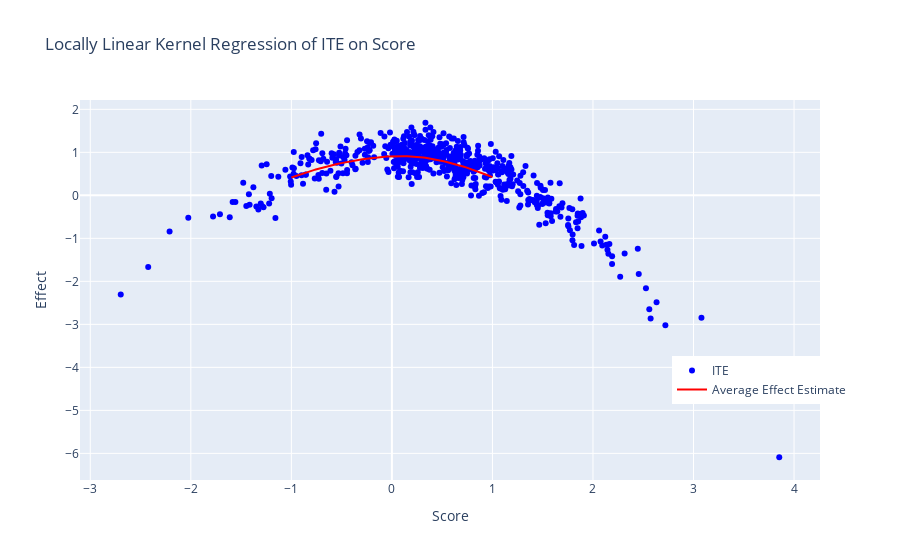

The cell this chart's notebook holds for it:
### Markdown cell above
### Oracle Values and Comparisons

The generated oracle values for the potential outcomes can be used in a kernel regression to get an oracle estimator at the cutoff. 

Since in the fuzzy design, we calculate the treatment effect on the treated, we drop defiers for the oracle computation.

### Code cell
complier_mask = ((data_dict["score"] < 0) & (data_dict["D"] == False)) | ((data_dict["score"] > 0) & (data_dict["D"] == True))
ite = data_dict['oracle_values']['Y1'][complier_mask] - data_dict['oracle_values']['Y0'][complier_mask]
score = data_dict['score'][complier_mask]

oracle_model = KernelReg(endog=ite, exog=score, reg_type='ll', var_type='c', ckertype='gaussian')

score_grid = np.linspace(-1, 1, 100)
oracle_effects, _ = oracle_model.fit(score_grid)


scatter = go.Scatter(
    x=score,
    y=ite,
    mode='markers',
    name='ITE',
    marker=dict(color='blue')
)
line = go.Scatter(
    x=score_grid,
    y=oracle_effects,
    mode='lines',
    name='Average Effect Estimate',
    line=dict(color='red')
)


fig = go.Figure(data=[scatter, line])
fig.update_layout(
    title='Locally Linear Kernel Regression of ITE on Score',
    xaxis_title='Score',
    yaxis_title='Effect',
    legend=dict(x=0.8, y=0.2)
)

print(f"The oracle LATE is estimated as {oracle_model.fit([0])[0][0]}")

fig.show()

### Figure 1 — Plotly figure (JSON) as saved in the notebook; plotly's stock layout.template omitted (floating-point values rounded to 4 significant figures; data arrays with more than 128 entries replaced by an {"elided": "..."} marker saying what was removed)
{"data": [{"marker": {"color": "blue"}, "mode": "markers", "name": "ITE", "type": "scatter", "x": {"elided": "601 float values"}, "y": {"elided": "601 float values"}}, {"line": {"color": "red"}, "mode": "lines", "name": "Average Effect Estimate", "type": "scatter", "x": [-1, -0.9798, -0.9596, -0.9394, -0.9192, -0.899, -0.8788, -0.8586, -0.8384, -0.8182, -0.798, -0.7778, -0.7576, -0.7374, -0.7172, -0.697, -0.6768, -0.6566, -0.6364, -0.6162, -0.596, -0.5758, -0.5556, -0.5354, -0.5152, -0.4949, -0.4747, -0.4545, -0.4343, -0.4141, -0.3939, -0.3737, -0.3535, -0.3333, -0.3131, -0.2929, -0.2727, -0.2525, -0.2323, -0.2121, -0.1919, -0.1717, -0.1515, -0.1313, -0.1111, -0.09091, -0.07071, -0.05051, -0.0303, -0.0101, 0.0101, 0.0303, 0.05051, 0.07071, 0.09091, 0.1111, 0.1313, 0.1515, 0.1717, 0.1919, 0.2121, 0.2323, 0.2525, 0.2727, 0.2929, 0.3131, 0.3333, 0.3535, 0.3737, 0.3939, 0.4141, 0.4343, 0.4545, 0.4747, 0.4949, 0.5152, 0.5354, 0.5556, 0.5758, 0.596, 0.6162, 0.6364, 0.6566, 0.6768, 0.697, 0.7172, 0.7374, 0.7576, 0.7778, 0.798, 0.8182, 0.8384, 0.8586, 0.8788, 0.899, 0.9192, 0.9394, 0.9596, 0.9798, 1], "y": [0.4146, 0.4318, 0.4487, 0.4653, 0.4815, 0.4974, 0.513, 0.5283, 0.5433, 0.5579, 0.5723, 0.5863, 0.6001, 0.6135, 0.6267, 0.6396, 0.6522, 0.6645, 0.6766, 0.6883, 0.6999, 0.7111, 0.7221, 0.7328, 0.7432, 0.7534, 0.7633, 0.773, 0.7823, 0.7914, 0.8003, 0.8088, 0.8171, 0.8251, 0.8328, 0.8402, 0.8473, 0.8541, 0.8606, 0.8667, 0.8725, 0.878, 0.8831, 0.8878, 0.8922, 0.8961, 0.8997, 0.9028, 0.9055, 0.9078, 0.9096, 0.9109, 0.9118, 0.9122, 0.9122, 0.9116, 0.9105, 0.9089, 0.9068, 0.9042, 0.9011, 0.8975, 0.8933, 0.8886, 0.8834, 0.8777, 0.8715, 0.8648, 0.8575, 0.8498, 0.8416, 0.8329, 0.8237, 0.8141, 0.804, 0.7935, 0.7825, 0.771, 0.7592, 0.7469, 0.7342, 0.7211, 0.7076, 0.6937, 0.6795, 0.6648, 0.6498, 0.6344, 0.6186, 0.6025, 0.586, 0.5692, 0.552, 0.5345, 0.5167, 0.4985, 0.48, 0.4612, 0.442, 0.4225]}], "layout": {"legend": {"x": 0.8, "y": 0.2}, "title": {"text": "Locally Linear Kernel Regression of ITE on Score"}, "xaxis": {"title": {"text": "Score"}}, "yaxis": {"title": {"text": "Effect"}}}}
